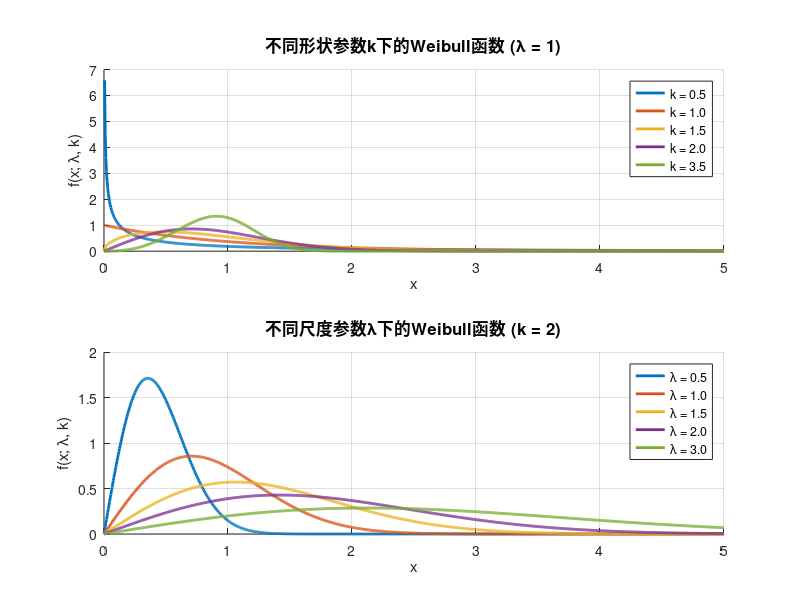
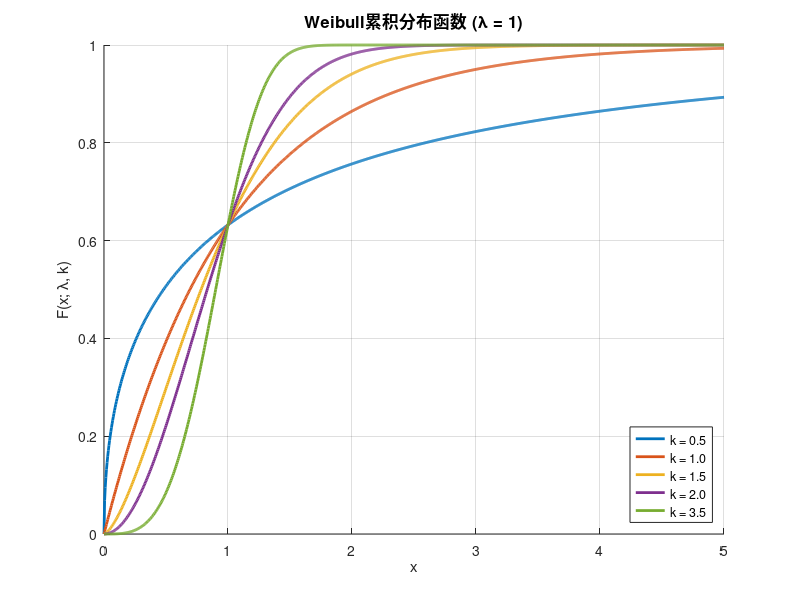
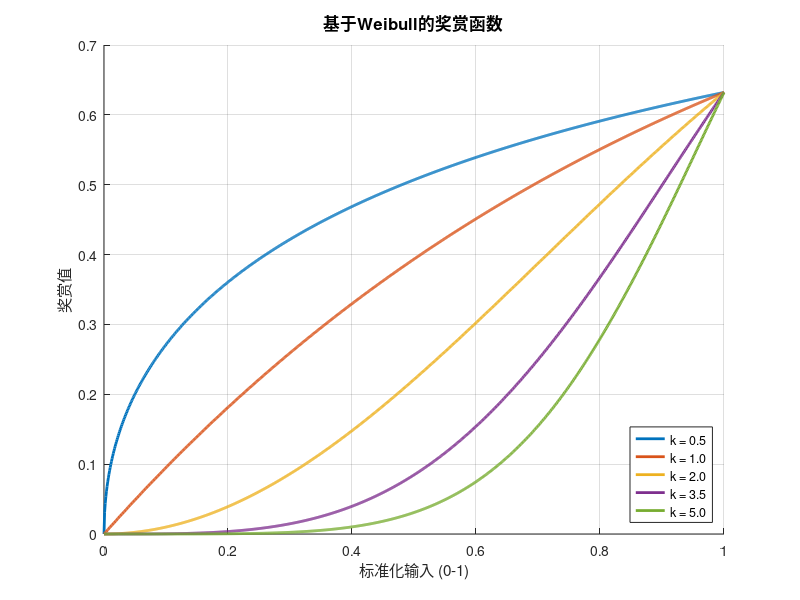
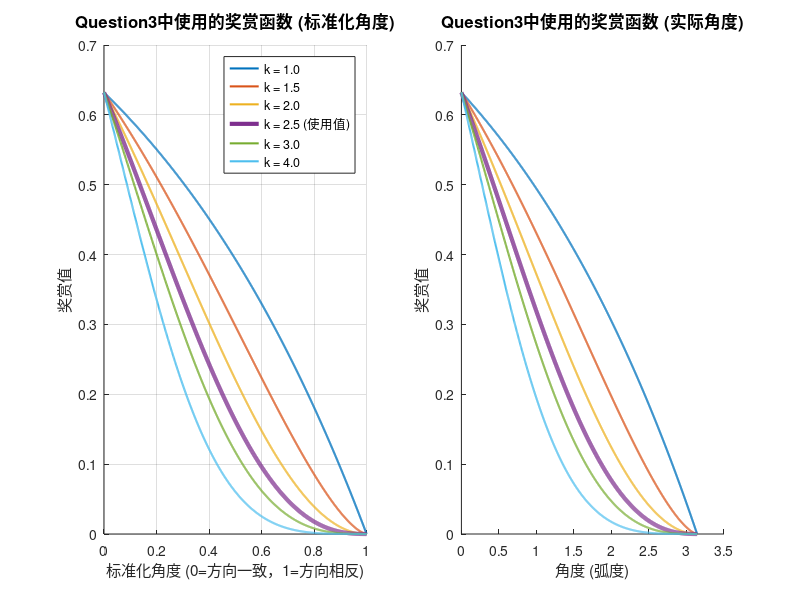

The MATLAB source for these figures, in order: (Note: this script raises an error after producing the figures.)
function plot_weibull()
% 绘制Weibull函数曲线
% Weibull函数形式: f(x; λ, k) = (k/λ)(x/λ)^(k-1)e^(-(x/λ)^k) for x ≥ 0
% 参数: 
%   k: 形状参数 (shape parameter)
%   λ: 尺度参数 (scale parameter)

    % 创建绘图窗口
    figure('Name', 'Weibull函数图像', 'Position', [100, 100, 800, 600]);
    
    % 定义x范围
    x = linspace(0, 5, 1000);
    
    % 绘制不同形状参数k下的Weibull函数
    subplot(2, 1, 1);
    lambda = 1;  % 固定尺度参数
    k_values = [0.5, 1, 1.5, 2, 3.5];
    colors = lines(length(k_values));
    
    hold on;
    for i = 1:length(k_values)
        k = k_values(i);
        y = weibull_pdf(x, lambda, k);
        plot(x, y, 'LineWidth', 2, 'Color', colors(i,:));
    end
    hold off;
    
    title('不同形状参数k下的Weibull函数 (λ = 1)', 'FontSize', 12);
    xlabel('x', 'FontSize', 11);
    ylabel('f(x; λ, k)', 'FontSize', 11);
    legend(arrayfun(@(k) sprintf('k = %.1f', k), k_values, 'UniformOutput', false), 'Location', 'northeast');
    grid on;
    
    % 绘制不同尺度参数λ下的Weibull函数
    subplot(2, 1, 2);
    k = 2;  % 固定形状参数
    lambda_values = [0.5, 1, 1.5, 2, 3];
    
    hold on;
    for i = 1:length(lambda_values)
        lambda = lambda_values(i);
        y = weibull_pdf(x, lambda, k);
        plot(x, y, 'LineWidth', 2, 'Color', colors(i,:));
    end
    hold off;
    
    title('不同尺度参数λ下的Weibull函数 (k = 2)', 'FontSize', 12);
    xlabel('x', 'FontSize', 11);
    ylabel('f(x; λ, k)', 'FontSize', 11);
    legend(arrayfun(@(lambda) sprintf('λ = %.1f', lambda), lambda_values, 'UniformOutput', false), 'Location', 'northeast');
    grid on;
    
    % 添加Weibull累积分布函数(CDF)
    figure('Name', 'Weibull累积分布函数', 'Position', [150, 150, 800, 400]);
    
    hold on;
    for i = 1:length(k_values)
        k = k_values(i);
        y = weibull_cdf(x, 1, k);
        plot(x, y, 'LineWidth', 2, 'Color', colors(i,:));
    end
    hold off;
    
    title('Weibull累积分布函数 (λ = 1)', 'FontSize', 12);
    xlabel('x', 'FontSize', 11);
    ylabel('F(x; λ, k)', 'FontSize', 11);
    legend(arrayfun(@(k) sprintf('k = %.1f', k), k_values, 'UniformOutput', false), 'Location', 'southeast');
    grid on;
    
    % 添加自定义的Weibull型函数用于奖赏机制
    figure('Name', 'Weibull型奖赏函数', 'Position', [200, 200, 800, 400]);
    
    % 创建一个类似Weibull的奖赏函数，可用于PSO算法中的奖赏机制
    x_reward = linspace(0, 1, 1000);  % 标准化到[0,1]区间
    k_reward_values = [0.5, 1, 2, 3.5, 5];
    
    hold on;
    for i = 1:length(k_reward_values)
        k = k_reward_values(i);
        % 自定义奖赏函数，基于Weibull CDF变形，使其在x=1时值为1
        y = 1 - exp(-(x_reward.^k));
        plot(x_reward, y, 'LineWidth', 2, 'Color', colors(i,:));
    end
    hold off;
    
    title('基于Weibull的奖赏函数', 'FontSize', 12);
    xlabel('标准化输入 (0-1)', 'FontSize', 11);
    ylabel('奖赏值', 'FontSize', 11);
    legend(arrayfun(@(k) sprintf('k = %.1f', k), k_reward_values, 'UniformOutput', false), 'Location', 'southeast');
    grid on;
    
    % 添加Question3中使用的特定奖赏函数: reward = 1 - exp(-(1-normalized_angle)^k)
    figure('Name', 'Question3中的奖赏函数', 'Position', [250, 250, 900, 500]);
    
    % 创建两个子图：一个以标准化角度为横轴，一个以实际角度为横轴
    subplot(1, 2, 1);
    
    % 标准化角度[0,1]，对应角度从0到pi
    x_norm = linspace(0, 1, 1000);
    k_values = [1, 1.5, 2, 2.5, 3, 4];  % 不同形状参数，包含Question3中使用的2.5
    colors = lines(length(k_values));
    
    hold on;
    highlight_idx = 4;  % k=2.5在k_values中的索引
    
    for i = 1:length(k_values)
        k = k_values(i);
        y = 1 - exp(-((1-x_norm).^k));  % Question3中使用的奖赏函数
        
        if i == highlight_idx
            % 高亮显示Question3中实际使用的k=2.5曲线
            plot(x_norm, y, 'LineWidth', 3, 'Color', colors(i,:));
        else
            plot(x_norm, y, 'LineWidth', 1.5, 'Color', colors(i,:));
        end
    end
    hold off;
    
    title('Question3中使用的奖赏函数 (标准化角度)', 'FontSize', 12);
    xlabel('标准化角度 (0=方向一致，1=方向相反)', 'FontSize', 11);
    ylabel('奖赏值', 'FontSize', 11);
    legend(arrayfun(@(k) sprintf('k = %.1f%s', k, iff(k==2.5,' (使用值)','')), k_values, 'UniformOutput', false), 'Location', 'northeast');
    grid on;
    
    % 子图2：使用实际角度为横轴（0到π）
    subplot(1, 2, 2);
    
    % 实际角度[0,pi]
    angles = linspace(0, pi, 1000);
    
    hold on;
    for i = 1:length(k_values)
        k = k_values(i);
        normalized_angles = angles / pi;
        y = 1 - exp(-((1-normalized_angles).^k));  % Question3中使用的奖赏函数
        
        if i == highlight_idx
            % 高亮显示Question3中实际使用的k=2.5曲线
            plot(angles, y, 'LineWidth', 3, 'Color', colors(i,:));
        else
            plot(angles, y, 'LineWidth', 1.5, 'Color', colors(i,:));
        end
    end
    hold off;
    
    title('Question3中使用的奖赏函数 (实际角度)', 'FontSize', 12);
    xlabel('角度 (弧度)', 'FontSize', 11);
    ylabel('奖赏值', 'FontSize', 11);
    
    % 添加角度刻度标签
    ax = gca;
    ax.XTick = [0, pi/6, pi/4, pi/3, pi/2, 2*pi/3, pi];
    ax.XTickLabel = {'0', '\pi/6', '\pi/4', '\pi/3', '\pi/2', '2\pi/3', '\pi'};
    
    legend(arrayfun(@(k) sprintf('k = %.1f%s', k, iff(k==2.5,' (使用值)','')), k_values, 'UniformOutput', false), 'Location', 'northeast');
    grid on;
    
    % 添加修改后的Question3中使用的基于Weibull生存函数的奖赏函数
    figure('Name', 'Question3中的Weibull生存函数奖赏函数', 'Position', [300, 300, 900, 500]);
    
    % 创建两个子图：一个以标准化角度为横轴，一个以实际角度为横轴
    subplot(1, 2, 1);
    
    % 标准化角度[0,1]，对应角度从0到pi
    x_norm = linspace(0, 1, 1000);
    lambda_values = [0.3, 0.5, 0.8, 1.0, 1.5];
    k_fixed = 2.5;  % 固定形状参数
    colors = lines(length(lambda_values));
    
    hold on;
    highlight_idx = 2;  % lambda=0.5在lambda_values中的索引
    
    for i = 1:length(lambda_values)
        lambda = lambda_values(i);
        y = exp(-((x_norm/lambda).^k_fixed));  % 修改后的奖赏函数（Weibull生存函数）
        
        if i == highlight_idx
            % 高亮显示使用的lambda=0.5曲线
            plot(x_norm, y, 'LineWidth', 3, 'Color', colors(i,:));
        else
            plot(x_norm, y, 'LineWidth', 1.5, 'Color', colors(i,:));
        end
    end
    hold off;
    
    title('Weibull生存函数奖赏 (k=2.5, 不同λ值)', 'FontSize', 12);
    xlabel('标准化角度 (0=方向一致，1=方向相反)', 'FontSize', 11);
    ylabel('奖赏值', 'FontSize', 11);
    legend(arrayfun(@(lambda) sprintf('λ = %.1f%s', lambda, iff(lambda==0.5,' (使用值)','')), lambda_values, 'UniformOutput', false), 'Location', 'northeast');
    grid on;
    
    % 子图2：固定lambda，不同k值
    subplot(1, 2, 2);
    
    % 实际角度[0,pi]
    angles = linspace(0, pi, 1000);
    k_values = [1, 1.5, 2, 2.5, 3, 4];
    lambda_fixed = 0.5;  % 固定尺度参数
    
    hold on;
    highlight_idx = 4;  % k=2.5在k_values中的索引
    
    for i = 1:length(k_values)
        k = k_values(i);
        normalized_angles = angles / pi;
        y = exp(-((normalized_angles/lambda_fixed).^k));  % 修改后的奖赏函数（Weibull生存函数）
        
        if i == highlight_idx
            % 高亮显示使用的k=2.5曲线
            plot(angles, y, 'LineWidth', 3, 'Color', colors(i,:));
        else
            plot(angles, y, 'LineWidth', 1.5, 'Color', colors(i,:));
        end
    end
    hold off;
    
    title('Weibull生存函数奖赏 (λ=0.5, 不同k值)', 'FontSize', 12);
    xlabel('角度 (弧度)', 'FontSize', 11);
    ylabel('奖赏值', 'FontSize', 11);
    
    % 添加角度刻度标签
    ax = gca;
    ax.XTick = [0, pi/6, pi/4, pi/3, pi/2, 2*pi/3, pi];
    ax.XTickLabel = {'0', '\pi/6', '\pi/4', '\pi/3', '\pi/2', '2\pi/3', '\pi'};
    
    legend(arrayfun(@(k) sprintf('k = %.1f%s', k, iff(k==2.5,' (使用值)','')), k_values, 'UniformOutput', false), 'Location', 'northeast');
    grid on;
end

% Weibull概率密度函数(PDF)
function y = weibull_pdf(x, lambda, k)
    % 确保x非负
    x = max(x, 0);
    
    % 计算Weibull PDF: f(x; λ, k) = (k/λ)(x/λ)^(k-1)e^(-(x/λ)^k)
    y = (k/lambda) .* (x/lambda).^(k-1) .* exp(-((x/lambda).^k));
    
    % 处理x=0的特殊情况
    if k < 1
        y(x == 0) = Inf;  % 当k<1时，x=0处函数值为无穷大
    elseif k == 1
        y(x == 0) = 1/lambda;  % 当k=1时，f(0)=1/λ
    else
        y(x == 0) = 0;  % 当k>1时，f(0)=0
    end
end

% Weibull累积分布函数(CDF)
function y = weibull_cdf(x, lambda, k)
    % 确保x非负
    x = max(x, 0);
    
    % 计算Weibull CDF: F(x; λ, k) = 1 - e^(-(x/λ)^k)
    y = 1 - exp(-((x/lambda).^k));
end 

% 条件函数，用于标记高亮文本
function result = iff(condition, true_val, false_val)
    if condition
        result = true_val;
    else
        result = false_val;
    end
end 